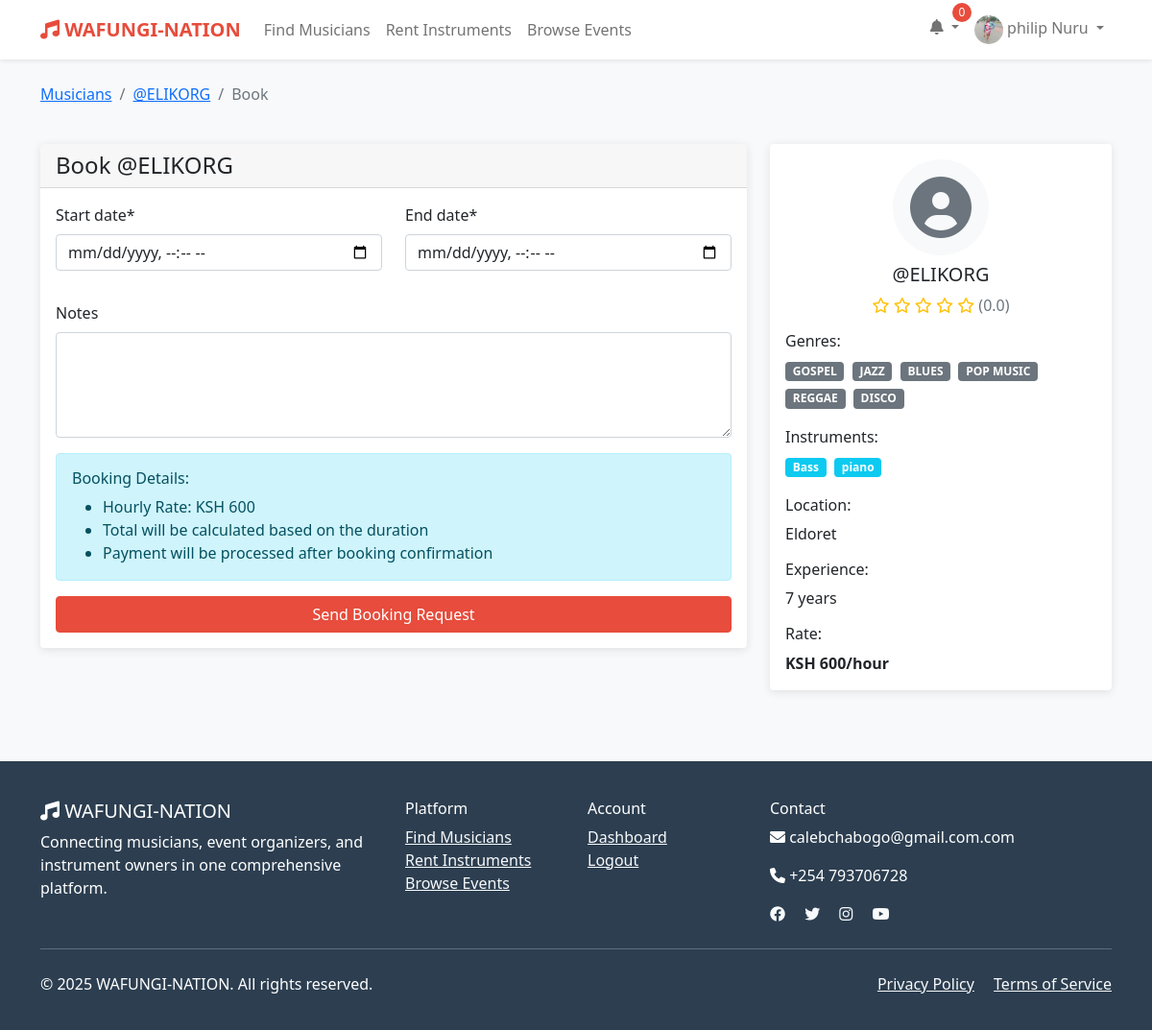
The app's page /musicians/5/book/ (signed in), older data.
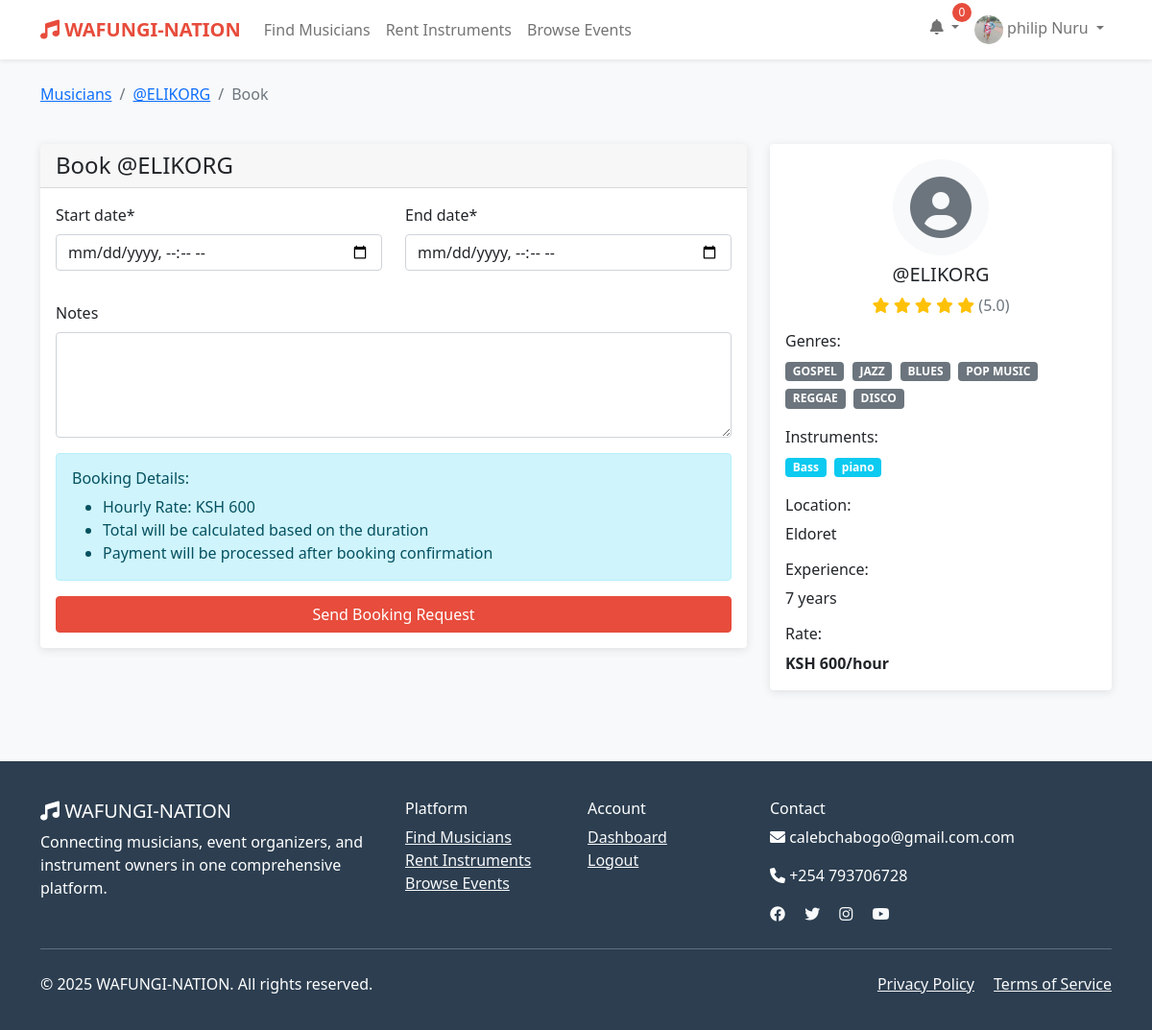
The same page, newer data.
### wafungi/models.py (models this page shows, shortened)
class MusicianProfile(models.Model):
    user = models.OneToOneField(User, on_delete=models.CASCADE)
    stage_name = models.CharField(max_length=100, blank=True)
    genres = models.ManyToManyField(Genre)
    instruments = models.ManyToManyField(Instrument)
    experience_years = models.PositiveIntegerField(default=0)
    hourly_rate = models.DecimalField(max_digits=10, decimal_places=2, default=0)
    availability_status = models.BooleanField(default=True)
    portfolio_url = models.URLField(blank=True)
    sample_audio = models.FileField(upload_to='audio_samples/', blank=True, null=True)
    rating = models.DecimalField(max_digits=3, decimal_places=2, default=0.0)
    total_gigs = models.PositiveIntegerField(default=0)

class User(AbstractUser):
    USER_TYPES = (
        ('musician', 'Musician'),
        ('organizer', 'Event Organizer'),
        ('instrument_owner', 'Instrument Owner'),
        ('client', 'Client'),
    )
    user_type = models.CharField(max_length=20, choices=USER_TYPES)
    phone = models.CharField(max_length=15, blank=True)
    location = models.CharField(max_length=100, blank=True)
    profile_picture = models.ImageField(upload_to='profiles/', blank=True, null=True)
    bio = models.TextField(blank=True)
    is_verified = models.BooleanField(default=False)
    created_at = models.DateTimeField(auto_now_add=True)
    updated_at = models.DateTimeField(auto_now=True)

### wafungi/views.py (the view)
# urls.py: path('musicians/<int:musician_id>/book/', views.book_musician, name='book_musician'),
@login_required
def book_musician(request, musician_id):
    musician_profile = get_object_or_404(MusicianProfile, id=musician_id)
    musician = musician_profile.user
    if request.user == musician:
        messages.error(request, "You cannot book yourself.")
        return redirect('musician_detail', musician_id)
    if request.method == 'POST':
        form = BookingForm(request.POST)
        if form.is_valid():
            booking = form.save(commit=False)
            booking.client = request.user
            booking.musician = musician
            duration_hours = (booking.end_date - booking.start_date).total_seconds() / 3600
            base_amount = Decimal(str(duration_hours)) * musician_profile.hourly_rate
            service_fee = base_amount * Decimal('0.05')  # 5% service fee
            booking.total_amount = base_amount + service_fee
            booking.save()
            send_booking_confirmation_email(booking)
            messages.success(request, 'Booking request sent successfully!')
            return redirect('booking_detail', booking.id)
    else:
        form = BookingForm()
    context = {
        'form': form,
        'musician': musician_profile,
    }
    return render(request, 'wafungi/book_musician.html', context)

### wafungi/forms.py (shortened to what this page needs)
class BookingForm(forms.ModelForm):
    class Meta:
        model = Booking
        fields = ['start_date', 'end_date', 'notes']
        widgets = {
            'start_date': forms.DateTimeInput(attrs={'type': 'datetime-local'}),
            'end_date': forms.DateTimeInput(attrs={'type': 'datetime-local'}),
            'notes': forms.Textarea(attrs={'rows': 4}),
        }

### wafungi/templatetags/wafungi_filters.py (called while the page is built)
@register.filter
def ksh_currency(value):
    try:
        return f"KSH {float(value):,.0f}"
    except (ValueError, TypeError):
        return "KSH 0"

### templates/wafungi/book_musician.html (shortened to what the changed rows need)
{% extends 'base.html' %}
{% load wafungi_filters %}
{% load crispy_forms_tags %}
{% block content %}
<div class="container py-4">
    <div class="row">
        <div class="col-12 mb-4">
            <nav aria-label="breadcrumb">
                <ol class="breadcrumb">
                    <li class="breadcrumb-item"><a href="{% url 'musician_detail' musician.id %}">{{ musician.stage_name|default:musician.user.get_full_name }}</a></li>
                </ol>
            </nav>
        </div>
    </div>
    <div class="row">
        <div class="col-md-8">
            <div class="card">
                <div class="card-header">
                    <h4 class="mb-0">Book {{ musician.stage_name|default:musician.user.get_full_name }}</h4>
                </div>
                <div class="card-body">
                    <form method="post">
                        <div class="alert alert-info">
                            <ul class="mb-0">
                                <li>Hourly Rate: {{ musician.hourly_rate|ksh_currency }}</li>
                                <li>Total will be calculated based on the duration</li>
                                <li>Payment will be processed after booking confirmation</li>
                            </ul>
                        </div>
                    </form>
                </div>
            </div>
        </div>
        <div class="col-md-4">
            <div class="card">
                <div class="card-body">
                    <div class="text-center mb-3">
                        {% if musician.user.profile_picture %}
                            <img src="{{ musician.user.profile_picture.url }}" class="rounded-circle img-thumbnail" style="width: 100px; height: 100px; object-fit: cover;" alt="{{ musician.stage_name }}">
                        {% else %}
                            <div class="rounded-circle bg-light d-flex align-items-center justify-content-center mx-auto" style="width: 100px; height: 100px;">
                                <i class="fas fa-user-circle fa-4x text-muted"></i>
                            </div>
                        {% endif %}
                        <h5 class="mt-2">{{ musician.stage_name|default:musician.user.get_full_name }}</h5>
                        <div class="rating">
                            {% for i in "12345" %}
                                {% if forloop.counter <= musician.rating %}
                                    <i class="fas fa-star"></i>
                                {% else %}
                                    <i class="far fa-star"></i>
                                {% endif %}
                            {% endfor %}
                            <span class="text-muted">({{ musician.rating|floatformat:1 }})</span>
                        </div>
                    </div>
                    <div class="mb-3">
                        <h6>Location:</h6>
                        <p class="mb-0">{{ musician.user.location|default:"Not specified" }}</p>
                    </div>
                    <div class="mb-3">
                        <h6>Experience:</h6>
                        <p class="mb-0">{{ musician.experience_years }} years</p>
                    </div>
                    <div class="mb-0">
                        <h6>Rate:</h6>
                        <p class="mb-0 fw-bold">{{ musician.hourly_rate|ksh_currency }}/hour</p>
                    </div>
                </div>
            </div>
        </div>
    </div>
</div>
{% endblock %}

Row changes from the older to the newer data that the page shows:
changed MusicianProfile "KSH 600": rating "0.0" → "5.0"
